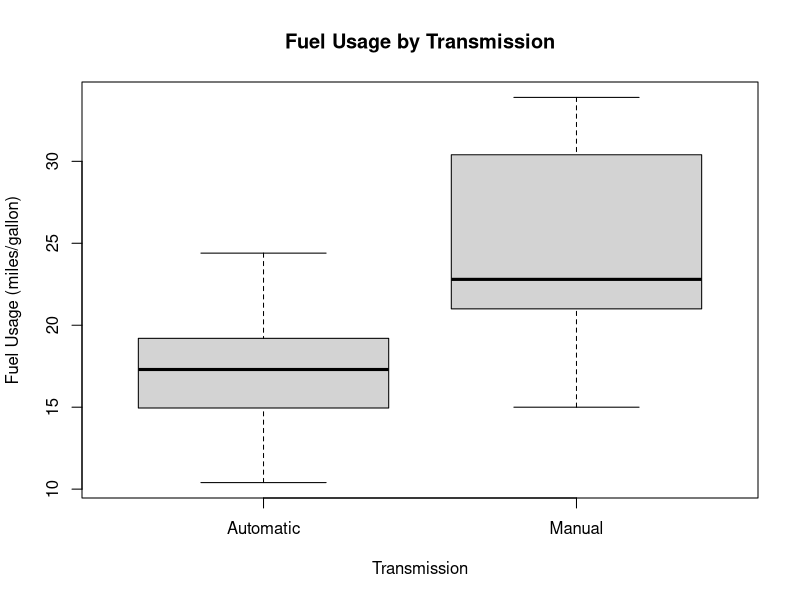
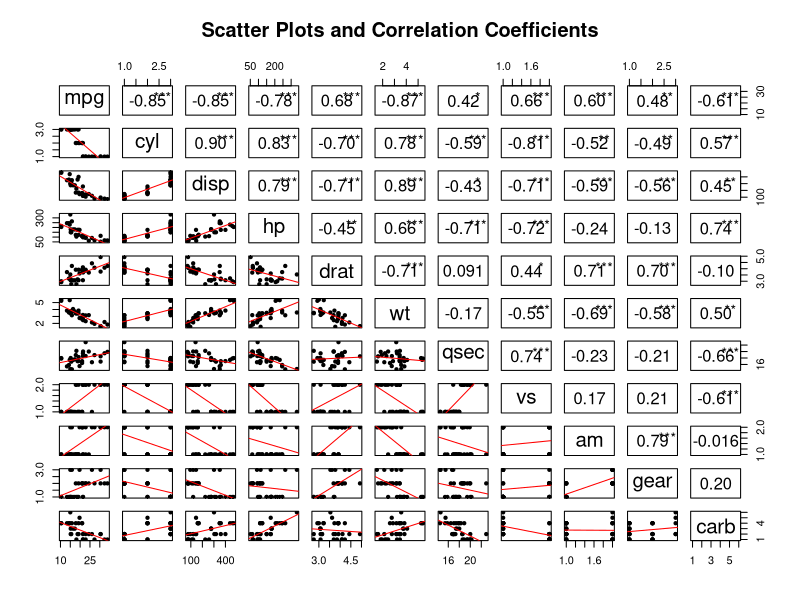
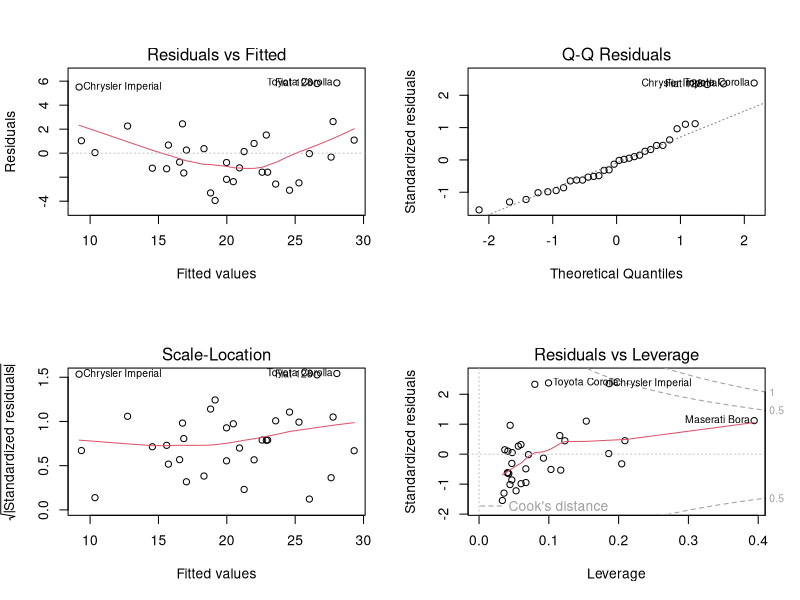

Here is the R script that generated these plots, in order:
## ---- chunk 1
data(mtcars)
mtcars$cyl <- factor(mtcars$cyl)
mtcars$vs <- factor(mtcars$vs)
mtcars$am <- factor(mtcars$am,labels=c("Automatic","Manual"))
mtcars$gear <- factor(mtcars$gear)
mtcars$carb <- factor(mtcars$carb)

t <- t.test(mpg ~ am, data = mtcars)$p.value
## ---- chunk 2
fit.total <- lm(mpg ~ . , data = mtcars)
fit.aic <- step(fit.total, direction = "both", trace = 0)
summary(fit.aic)$coefficients
## ---- chunk 3
fit1 <- lm(mpg ~ hp + wt, data = mtcars)
fit2 <- lm(mpg ~ hp + wt + cyl, data = mtcars)
fit3 <- lm(mpg ~ hp + wt + cyl + am, data = mtcars)

anova(fit1,fit2,fit3)$`Pr(>F)`[c(2,3)]

r <- summary(fit1)$adj.r.squared
## ---- chunk 4
cbind(coefficients(fit1),confint(fit1))
## ---- chunk 5
boxplot(mpg ~ am, data = mtcars,
        xlab = "Transmission", ylab = "Fuel Usage (miles/gallon)",
        main = "Fuel Usage by Transmission"        
)
## ---- chunk 6
# Correlation in upper panel, symbols indicate significance
panel.cor <- function(x, y, digits = 2, cex.cor, ...)
{
    usr <- par("usr"); 
    on.exit(par(usr))
    par(usr = c(0, 1, 0, 1))
    
    r <- cor(x, y)
    txt <- format(c(r, 0.123456789), digits = digits)[1]
    
    text(0.5, 0.5, txt, cex=1.5)

    test <- cor.test(x,y) 
    Signif <- symnum(test$p.value, corr = FALSE, na = FALSE, 
                     cutpoints = c(0, 0.001, 0.01, 0.05, 0.1, 1),
                     symbols = c("***", "**", "*", ".", " ")) 
    
    text(.8, .7, Signif,cex=1.3) 
}

# Linear instead of smoothed in lower panel
panel.lm <- 
    function (x, y,  pch = par("pch"), 
              col.lm = "red",  ...) 
    {   ymin <- min(y)
    ymax <- max(y)
    xmin <- min(x)
    xmax <- max(x)
    ylim <- c(min(ymin,xmin),max(ymax,xmax))
    xlim <- ylim
    points(x, y, pch = pch,ylim = ylim, xlim= xlim,...)
    ok <- is.finite(x) & is.finite(y)
    if (any(ok)) 
        abline(lm(y[ok]~ x[ok]), 
               col = col.lm, ...)
    }
## ---- chunk 7
pairs(mtcars,lower.panel=panel.lm, upper.panel=panel.cor, 
      pch=20,main="Scatter Plots and Correlation Coefficients")
## ---- chunk 8
par(mfrow = c(2,2))
plot(fit1)
